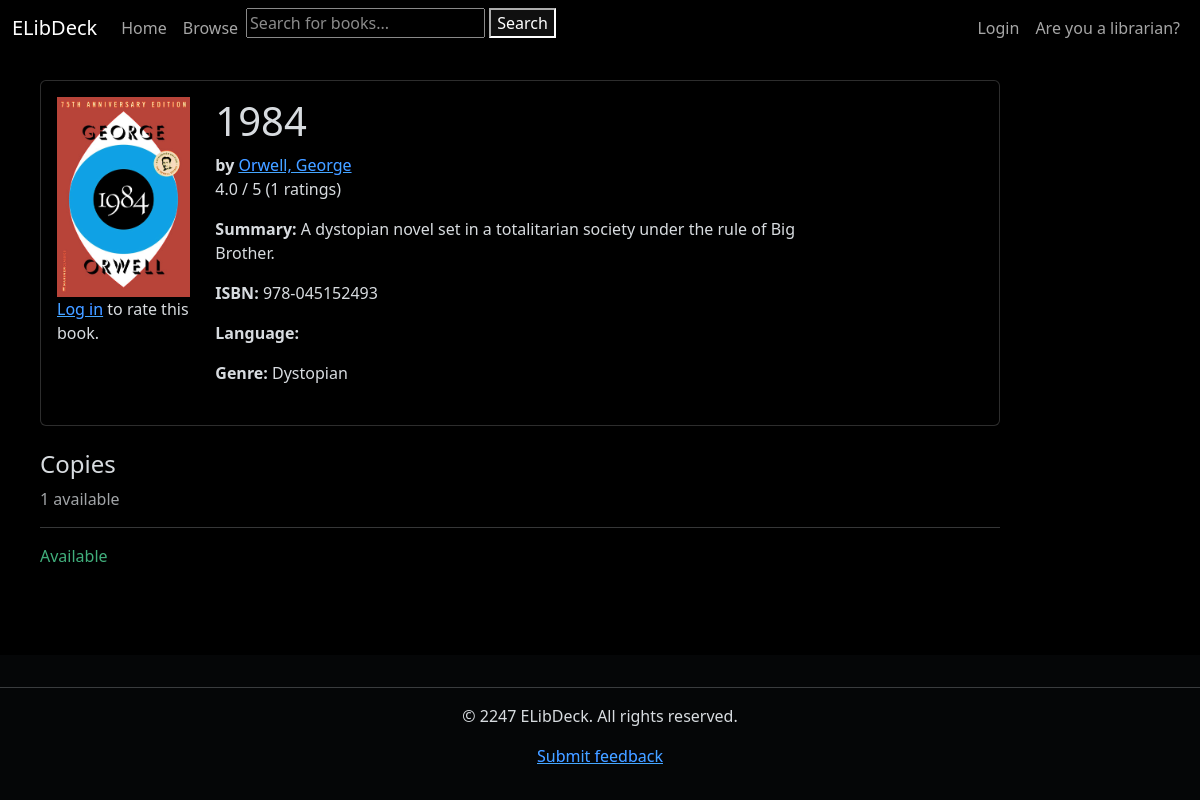
The app's page /book/2, older data.
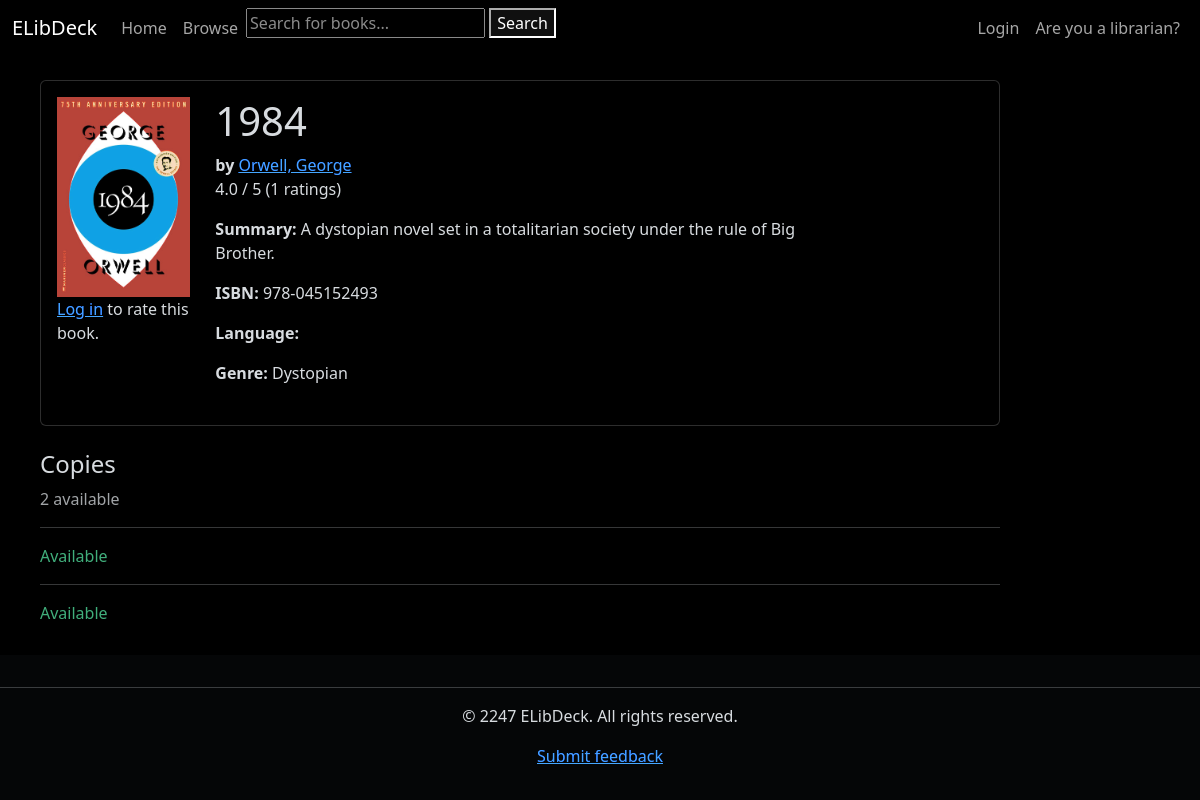
The same page, newer data.
### books_catalog/models.py (models this page shows, shortened)
class Book(models.Model):
    title = models.CharField(max_length=255, blank=True, null=True, help_text='Title of book')
    author = models.ForeignKey('Author', on_delete=models.RESTRICT, null=True)
    summary = models.TextField(max_length=1000, help_text="Enter a brief description of the book.", blank=True,
                               null=True)
    isbn = models.CharField('ISBN', max_length=13, unique=True, help_text='13 character ISBN', blank=True, null=True)
    genre = models.ManyToManyField(Genre, help_text='Select a genre for this book.')
    cover_image = models.ImageField(upload_to='covers', blank=True, null=True)
    publication_date = models.IntegerField(blank=True, null=True, help_text='Year of publication')
    borrowers = models.ManyToManyField(settings.AUTH_USER_MODEL, blank=True, related_name="borrowed_books")
    def average_rating(self):
        average_ratings = self.ratings.aggregate(Avg('value'))
        return average_ratings['value__avg'] or 0
    def num_ratings(self):
        return self.ratings.aggregate(Count('value'))['value__count'] or 0
    class Meta:
        ordering = ['title', '-publication_date']

class Author(models.Model):
    first_name = models.CharField(max_length=100)
    last_name = models.CharField(max_length=100)
    date_of_birth = models.DateField(null=True, blank=True)
    date_of_death = models.DateField('Died', null=True, blank=True)
    class Meta:
        ordering = ['last_name', 'first_name']
    def get_absolute_url(self):
        return reverse('books_catalog:author-detail', args=[str(self.id)])
    def __str__(self):
        return f'{self.last_name}, {self.first_name}'

class Genre(models.Model):
    name = models.CharField(
        max_length=200,
        unique=True,
        help_text="Enter a book genre (e.g. Fantasy, Sci-Fi, Adventure, etc.), case-insensitive"
    )
    def __str__(self):
        return self.name
    class Meta:
        constraints = [
            UniqueConstraint(
                Lower('name'),
                name='genre_case_insensitive_unique',
                violation_error_message="Genre already exists (case insensitive match)"
            ),
        ]

class BookInstance(models.Model):
    id = models.UUIDField(primary_key=True, default=uuid.uuid4,
                          help_text="Unique ID for this particular book across whole library")
    book = models.ForeignKey('Book', on_delete=models.RESTRICT, null=True)
    imprint = models.CharField(max_length=200, blank=True, null=True)
    due_date = models.DateField(null=True, blank=True)
    borrower = models.ForeignKey(settings.AUTH_USER_MODEL, on_delete=models.SET_NULL, null=True, blank=True)
    LOAN_STATUS = (
        ('o', 'On loan'),
        ('a', 'Available'),
        ('r', 'Reserved'),
    )
    total_late_fee = models.DecimalField(max_digits=5, decimal_places=2, default=0.00)
    status = models.CharField(
        max_length=1,
        choices=LOAN_STATUS,
        blank=True,
        default='m',
        help_text='Book availability',
    )
    class Meta:
        ordering = ['due_date']
        permissions = (("can_mark_returned", "Set book as returned"),)

### books_catalog/views.py (the view, shortened to what this page needs)
# urls.py: path('book/<int:pk>', views.BookDetailView.as_view(), name='book-detail'),
class BookDetailView(generic.DetailView):
    model = Book
    template_name = 'books_catalog/book_detail.html'
    context_object_name = 'book'
    def get_context_data(self, **kwargs):
        context = super().get_context_data(**kwargs)
        user_rating = None
        form = None
        book = self.get_object()
        if self.request.user.is_authenticated:
            user_rating = BookRating.objects.filter(book=self.object, user=self.request.user).first()
            form = BookRatingForm(instance=user_rating)
        context.update({
            'form': form,
            'user_rating': user_rating,
            'average_rating': self.object.average_rating(),
            'num_ratings': self.object.num_ratings(),
        })
        borrowed = BorrowingHistory.objects.filter(user=self.request.user, bookinst__book=self.object).exists()
        context['can_rate'] = borrowed  # Only allow rating if the book has been borrowed
        if borrowed:
            rating = BookRating.objects.filter(user=self.request.user, book=self.object).first()
            if rating:
                context['rating'] = rating
            else:
                context['rating_form'] = BookRatingForm()
        available_copies = book.bookinstance_set.all().filter(status='a')
        context['available_copies_count'] = available_copies.count()  # Display number of available copies
        return context

### books_catalog/templates/books_catalog/book_detail.html (shortened to what this page needs)
{% extends 'generic.html' %}
{% block content %}
    <div style="margin-left:20px;margin-top:20px">
        <div class="card mt-4 p-3">
            <div class="row">
                <div class="col-md-2">
                    {% if book.cover_image %}
                        <img src="{{ book.cover_image.url }}" alt="{{ book.title }}" class="img-fluid"
                             style="height: 200px; object-fit: cover;"/>
                    {% else %}
                        <p>No cover image available</p>
                    {% endif %}
                    {% if user.is_authenticated %}
                        {% if can_rate %}
                            {% if not user_rating %}
                                <form method="post">
                                    {% csrf_token %}
                                    {{ form.value }}
                                    <br>
                                    <button type="submit">Submit Rating</button>
                                </form>
                            {% else %}
                                <p>{{ user_rating.value }} star{{ user_rating.value|pluralize }}</p>
                            {% endif %}
                        {% else %}
                            <p>You can only rate a book that you have borrowed.</p>
                        {% endif %}
                    {% else %}
                        <p><a href="{% url 'account_login' %}">Log in</a> to rate this book.</p>
                    {% endif %}
                    <br>
                    <br>
                </div>
                <div class="col-md-8">
                    <h1>{{ book.title }}</h1>
                    <p>
                        <strong>by</strong> <a href="{{ book.author.get_absolute_url }}">{{ book.author }}</a>
                        <br>
                        {{ average_rating|floatformat:1 }} / 5 ({{ num_ratings }} ratings)
                    </p>
                    <p><strong>Summary:</strong> {{ book.summary }}</p>
                    <p><strong>ISBN:</strong> {{ book.isbn }}</p>
                    <p><strong>Language:</strong> {{ book.language }}</p>
                    <p><strong>Genre:</strong> {{ book.genre.all|join:", " }}</p>
                </div>
            </div>
        </div>
        <br>
        <h4>Copies</h4>
        {% if available_copies_count > 0 %}
                <p class="text-muted">
                {{ available_copies_count }} available
                </p>
            {% for copy in book.bookinstance_set.all %}
                <hr/>
                <p
                        class="{% if copy.status == 'a' %}text-success{% elif copy.status == 'm' %}text-danger{% else %}text-warning{% endif %}">
                    {{ copy.get_status_display }}
                </p>
            {% endfor %}
        {% else %}
            <hr/>
            <p class="text-warning">No copies available.</p>
        {% endif %}
    </div>
{% endblock %}

### templates/generic.html (shortened to what this page needs)
<!DOCTYPE html>
<html lang="en">
<head>
    <link href="https://cdn.jsdelivr.net/npm/bootstrap@5.3.0-alpha1/dist/css/bootstrap.min.css"
          rel="stylesheet"/>
    <link rel="stylesheet" href="https://cdn.jsdelivr.net/npm/bootstrap-icons@1.7.2/font/bootstrap-icons.css">
</head>
<body class="d-flex flex-column min-vh-100">
<nav class="navbar navbar-expand-sm">
    <div class="container-fluid">
        <a class="navbar-brand" href="{% url 'books_catalog:landing-page' %}">ELibDeck</a>
        <div class="collapse navbar-collapse" id="navbarNav">
            <ul class="navbar-nav">
                <li class="nav-item">
                    <a class="nav-link" href="{% url 'books_catalog:landing-page' %}">Home</a>
                </li>
                <li class="nav-item">
                    <a class="nav-link" href="{% url 'books_catalog:books' %}">Browse</a>
                </li>
                <li class="nav-item">
                    <form method="get" action="{% url 'books_catalog:search' %}">
                        <input type="text" name="q" placeholder="Search for books..." value="{{ query }}">
                        <button type="submit">Search</button>
                    </form>
                </li>
            </ul>
            <ul class="navbar-nav ms-auto">
                {% if user.is_authenticated %}
                    <li class="nav-item"><a class="nav-link"
                                            href="{% url 'users:profile-page' %}">{{ user.get_username }}</a></li>
                    <li class="nav-item">
                        <a class="nav-link" href="{% url 'account_logout' %}">Logout</a>
                    </li>
                    {% if perms.books_catalog.can_mark_returned %}
                        <li class="nav-item"><a class="nav-link" href="{% url 'data_import:data-upload' %}">Import
                            book</a>
                        </li>
                        <li class="nav-item"><a class="nav-link" href="{% url 'books_catalog:add-book' %}">Add book</a>
                        </li>
                        <li class="nav-item"><a class="nav-link"
                                                href="{% url 'books_catalog:update-library-settings' %}">Update
                            settings</a></li>
                    {% endif %}
                {% else %}
                    <li class="nav-item">
                        <a class="nav-link" href="{% url 'account_login' %}?next={{ request.path }}">Login</a>
                    </li>
                    <li class="nav-item">
                        <a class="nav-link" href="{% url 'users:librarian-login' %}?next={{ request.path }}">Are you a
                            librarian?</a>
                    </li>
                {% endif %}
            </ul>
        </div>
    </div>
</nav>
<div class="col-sm-10">
    <div style="margin-left:20px;margin-top:10px">
        {% block content %}
        {% endblock %}
    </div>
</div>
</body>
<footer class="bg-light text-center py-3 mt-auto">
    <hr>
    <p>&copy; 2247 ELibDeck. All rights reserved.</p>
    <p><a href="{% url 'books_catalog:submit-portal-feedback' %}">Submit feedback</a></p>
</footer>
</html>

### templates/generic.html (style rules this page uses)
html { filter: invert(1) hue-rotate(180deg); }
img, video { filter: invert(1) hue-rotate(180deg); }

Row changes from the older to the newer data that the page shows:
added BookInstance: status "Available"
Text that changed along with them:
{{ available_copies_count }}: "1" → "2"
